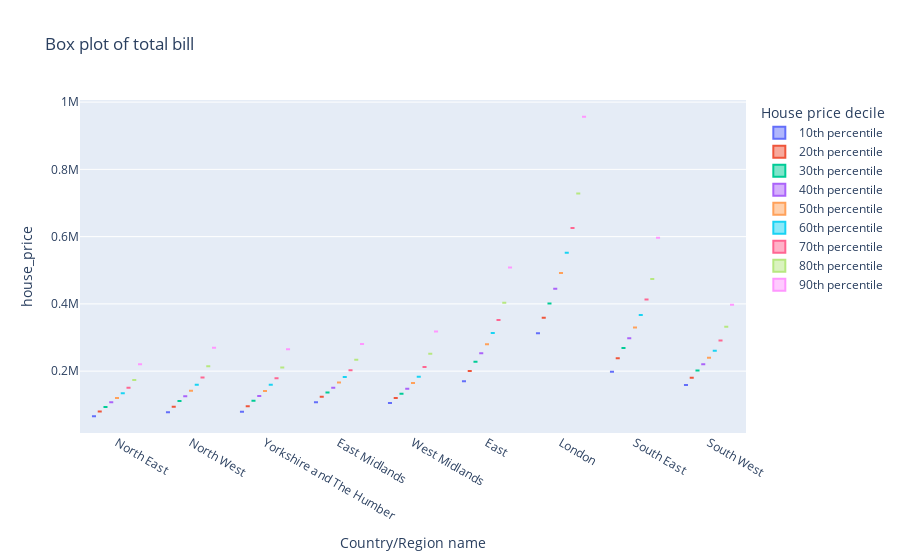

Notebook source saved alongside this figure:
### Code cell
fig = px.box(df_test, x="Country/Region name", y="house_price", color="House price decile",
             notched=True, # used notched shape
             title="Box plot of total bill" # add day column to hover data
            )
fig.show()

### Figure 1 — Plotly figure (JSON) as saved in the notebook; plotly's stock layout.template omitted (floating-point values rounded to 4 significant figures)
{"data": [{"alignmentgroup": "True", "hoverlabel": {"namelength": 0}, "hovertemplate": "House price decile=10th percentile<br>Country/Region name=%{x}<br>house_price=%{y}", "legendgroup": "10th percentile", "marker": {"color": "#636efa"}, "name": "10th percentile", "notched": true, "offsetgroup": "10th percentile", "orientation": "v", "showlegend": true, "type": "box", "x": ["North East", "North West", "Yorkshire and The Humber", "East Midlands", "West Midlands", "East", "London", "South East", "South West"], "x0": " ", "xaxis": "x", "y": [65544, 77550.0, 79500, 107700.0, 105000.0, 170180, 312400.0, 198440, 159000.0], "y0": " ", "yaxis": "y"}, {"alignmentgroup": "True", "hoverlabel": {"namelength": 0}, "hovertemplate": "House price decile=20th percentile<br>Country/Region name=%{x}<br>house_price=%{y}", "legendgroup": "20th percentile", "marker": {"color": "#EF553B"}, "name": "20th percentile", "notched": true, "offsetgroup": "20th percentile", "orientation": "v", "showlegend": true, "type": "box", "x": ["North East", "North West", "Yorkshire and The Humber", "East Midlands", "West Midlands", "East", "London", "South East", "South West"], "x0": " ", "xaxis": "x", "y": [80000, 93830.0, 95784, 123668, 120316, 200400.0, 358600, 238040, 180448], "y0": " ", "yaxis": "y"}, {"alignmentgroup": "True", "hoverlabel": {"namelength": 0}, "hovertemplate": "House price decile=30th percentile<br>Country/Region name=%{x}<br>house_price=%{y}", "legendgroup": "30th percentile", "marker": {"color": "#00cc96"}, "name": "30th percentile", "notched": true, "offsetgroup": "30th percentile", "orientation": "v", "showlegend": true, "type": "box", "x": ["North East", "North West", "Yorkshire and The Humber", "East Midlands", "West Midlands", "East", "London", "South East", "South West"], "x0": " ", "xaxis": "x", "y": [93000, 111324, 111600, 136188, 132740, 228040, 401200.0, 268680, 201680], "y0": " ", "yaxis": "y"}, {"alignmentgroup": "True", "hoverlabel": {"namelength": 0}, "hovertemplate": "House price decile=40th percentile<br>Country/Region name=%{x}<br>house_price=%{y}", "legendgroup": "40th percentile", "marker": {"color": "#ab63fa"}, "name": "40th percentile", "notched": true, "offsetgroup": "40th percentile", "orientation": "v", "showlegend": true, "type": "box", "x": ["North East", "North West", "Yorkshire and The Humber", "East Midlands", "West Midlands", "East", "London", "South East", "South West"], "x0": " ", "xaxis": "x", "y": [107500.0, 125100.0, 125900.0, 150740, 147800.0, 253420, 444900.0, 297696, 220760], "y0": " ", "yaxis": "y"}, {"alignmentgroup": "True", "hoverlabel": {"namelength": 0}, "hovertemplate": "House price decile=50th percentile<br>Country/Region name=%{x}<br>house_price=%{y}", "legendgroup": "50th percentile", "marker": {"color": "#FFA15A"}, "name": "50th percentile", "notched": true, "offsetgroup": "50th percentile", "orientation": "v", "showlegend": true, "type": "box", "x": ["North East", "North West", "Yorkshire and The Humber", "East Midlands", "West Midlands", "East", "London", "South East", "South West"], "x0": " ", "xaxis": "x", "y": [120300.0, 141312, 141200.0, 166000.0, 164780, 279704, 492200, 329600, 239840], "y0": " ", "yaxis": "y"}, {"alignmentgroup": "True", "hoverlabel": {"namelength": 0}, "hovertemplate": "House price decile=60th percentile<br>Country/Region name=%{x}<br>house_price=%{y}", "legendgroup": "60th percentile", "marker": {"color": "#19d3f3"}, "name": "60th percentile", "notched": true, "offsetgroup": "60th percentile", "orientation": "v", "showlegend": true, "type": "box", "x": ["North East", "North West", "Yorkshire and The Humber", "East Midlands", "West Midlands", "East", "London", "South East", "South West"], "x0": " ", "xaxis": "x", "y": [134396, 159500.0, 159380, 182700.0, 183336, 313400, 552000.0, 366800, 260600], "y0": " ", "yaxis": "y"}, {"alignmentgroup": "True", "hoverlabel": {"namelength": 0}, "hovertemplate": "House price decile=70th percentile<br>Country/Region name=%{x}<br>house_price=%{y}", "legendgroup": "70th percentile", "marker": {"color": "#FF6692"}, "name": "70th percentile", "notched": true, "offsetgroup": "70th percentile", "orientation": "v", "showlegend": true, "type": "box", "x": ["North East", "North West", "Yorkshire and The Humber", "East Midlands", "West Midlands", "East", "London", "South East", "South West"], "x0": " ", "xaxis": "x", "y": [150928, 181160, 179000.0, 202752, 212596, 352000.0, 625440, 413256, 291200.0], "y0": " ", "yaxis": "y"}, {"alignmentgroup": "True", "hoverlabel": {"namelength": 0}, "hovertemplate": "House price decile=80th percentile<br>Country/Region name=%{x}<br>house_price=%{y}", "legendgroup": "80th percentile", "marker": {"color": "#B6E880"}, "name": "80th percentile", "notched": true, "offsetgroup": "80th percentile", "orientation": "v", "showlegend": true, "type": "box", "x": ["North East", "North West", "Yorkshire and The Humber", "East Midlands", "West Midlands", "East", "London", "South East", "South West"], "x0": " ", "xaxis": "x", "y": [173800.0, 214200.0, 210860, 234116, 251700.0, 403640, 728000, 474300.0, 331960], "y0": " ", "yaxis": "y"}, {"alignmentgroup": "True", "hoverlabel": {"namelength": 0}, "hovertemplate": "House price decile=90th percentile<br>Country/Region name=%{x}<br>house_price=%{y}", "legendgroup": "90th percentile", "marker": {"color": "#FF97FF"}, "name": "90th percentile", "notched": true, "offsetgroup": "90th percentile", "orientation": "v", "showlegend": true, "type": "box", "x": ["North East", "North West", "Yorkshire and The Humber", "East Midlands", "West Midlands", "East", "London", "South East", "South West"], "x0": " ", "xaxis": "x", "y": [220200.0, 269200, 264800.0, 281040, 318000, 508300.0, 956792, 596920, 397100.0], "y0": " ", "yaxis": "y"}], "layout": {"boxmode": "group", "legend": {"title": {"text": "House price decile"}, "tracegroupgap": 0}, "title": {"text": "Box plot of total bill"}, "xaxis": {"anchor": "y", "domain": [0, 1], "title": {"text": "Country/Region name"}}, "yaxis": {"anchor": "x", "domain": [0, 1], "title": {"text": "house_price"}}}}
